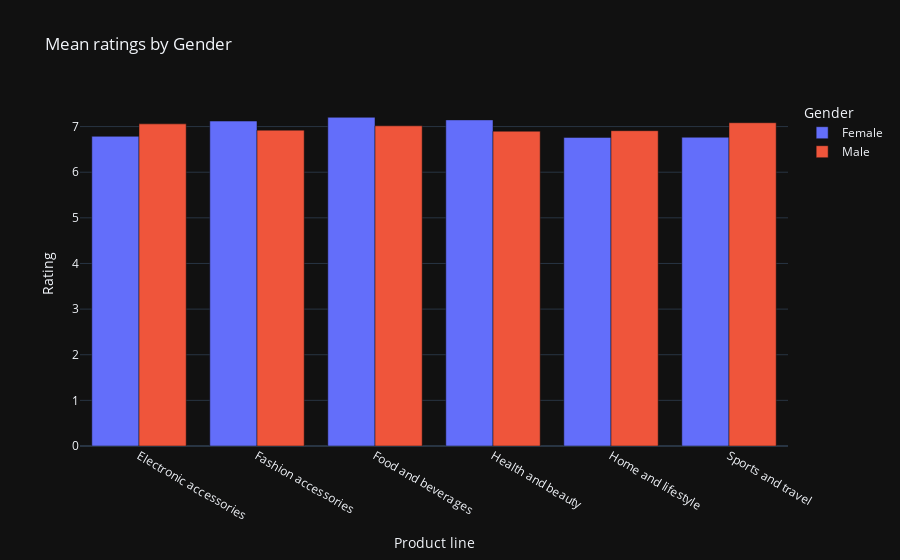

Write notebook code for a chart like this one.
### Code cell
#9 Average rating given by male or female
px.bar(data_frame=pd.DataFrame(df.groupby(['Product line','Gender'])['Rating'].mean()).reset_index(),
       x='Product line',
       y='Rating',
       color='Gender',
       template='plotly_dark',
       barmode='group',
       title = 'Mean ratings by Gender')

### Figure 1 — Plotly figure (JSON) as saved in the notebook; plotly's stock layout.template omitted (floating-point values rounded to 4 significant figures)
{"data": [{"alignmentgroup": "True", "hovertemplate": "Gender=Female<br>Product line=%{x}<br>Rating=%{y}<extra></extra>", "legendgroup": "Female", "marker": {"color": "#636efa", "pattern": {"shape": ""}}, "name": "Female", "offsetgroup": "Female", "orientation": "v", "showlegend": true, "textposition": "auto", "type": "bar", "x": ["Electronic accessories", "Fashion accessories", "Food and beverages", "Health and beauty", "Home and lifestyle", "Sports and travel"], "xaxis": "x", "y": [6.787, 7.121, 7.203, 7.147, 6.763, 6.767], "yaxis": "y"}, {"alignmentgroup": "True", "hovertemplate": "Gender=Male<br>Product line=%{x}<br>Rating=%{y}<extra></extra>", "legendgroup": "Male", "marker": {"color": "#EF553B", "pattern": {"shape": ""}}, "name": "Male", "offsetgroup": "Male", "orientation": "v", "showlegend": true, "textposition": "auto", "type": "bar", "x": ["Electronic accessories", "Fashion accessories", "Food and beverages", "Health and beauty", "Home and lifestyle", "Sports and travel"], "xaxis": "x", "y": [7.059, 6.922, 7.017, 6.899, 6.91, 7.085], "yaxis": "y"}], "layout": {"barmode": "group", "legend": {"title": {"text": "Gender"}, "tracegroupgap": 0}, "title": {"text": "Mean ratings by Gender"}, "xaxis": {"anchor": "y", "domain": [0, 1], "title": {"text": "Product line"}}, "yaxis": {"anchor": "x", "domain": [0, 1], "title": {"text": "Rating"}}}}
